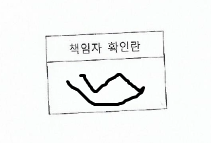
#> input picture images/skewedSignature1.png, 211 x 143 px
$ python threshold2-check.py
#> lines starting #> are read from the running program, lines starting #| are printed output that depends on the picture; after the words box and inside, x2 and y2 are one past the last pixel; in counts of white or black regions, pixels touching at a corner belong together
# 참조 https://m.blog.naver.com/samsjang/220504782549
import numpy as np
import cv2


def applyThreshold():
    print ('--------- color 이미지 속성 -----------')
    img = cv2.imread("../images/skewedSignature1.png", cv2.IMREAD_GRAYSCALE)
#> img: shape (143, 211); min 0, max 255, mean 244.7

    imgs = []
    for thresh_value in range(0, 255, 20):
        print(thresh_value)
        ret, thr = cv2.threshold(img, thresh_value, 255, cv2.THRESH_BINARY)
        imgs.append(thr)
#> this loop made 13 passes
#> ret on passes 1 to 12: 0, 20, 40, 60, 80, 100, 120, 140, 160, 180, 200, 220
#> pass 1, in applyThreshold, `ret, thr = cv2.threshold(img, thresh_value, 255, cv2.THRESH_BINARY)`:
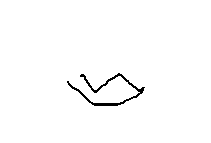
#> thr: shape (143, 211); 98.7% white; black in thin lines or dots, all inside (x1, y1, x2, y2) = (67, 73, 145, 106)
#> pass 3, in applyThreshold, `ret, thr = cv2.threshold(img, thresh_value, 255, cv2.THRESH_BINARY)`:
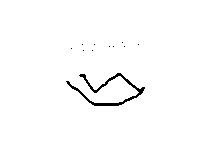
#> thr: shape (143, 211); 98.5% white; black in thin lines or dots, all inside (x1, y1, x2, y2) = (66, 42, 145, 106)
#> after the loop, imgs = 13 items

    print("# of Images: {}".format(str(len(imgs))))
#| # of Images: 13

    cv2.imshow("Original", img)

    index = 0
    for newImg in imgs:
        cv2.imshow(str(index) + " image", newImg)
        index += 1
#> this loop made 13 passes
#> after the loop, index = 13

    cv2.waitKey(0)
    cv2.destroyAllWindows()


applyThreshold()
